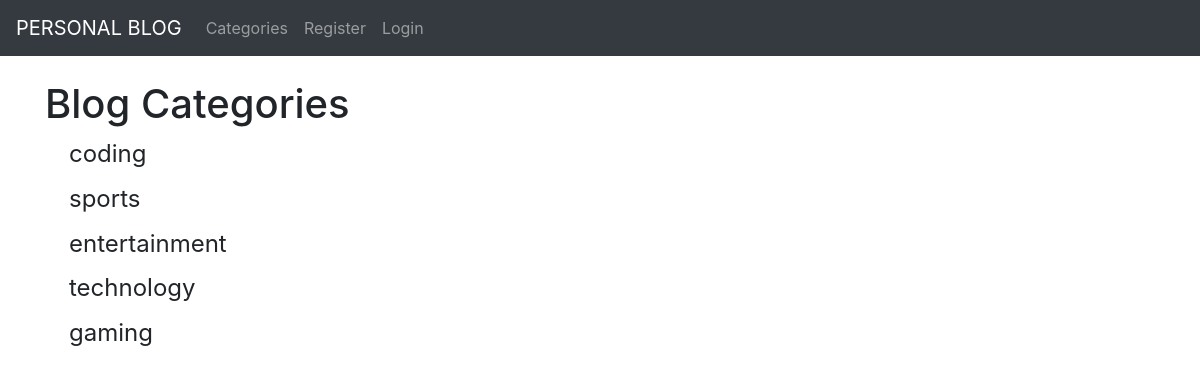
The app's page /category-list/, older data.
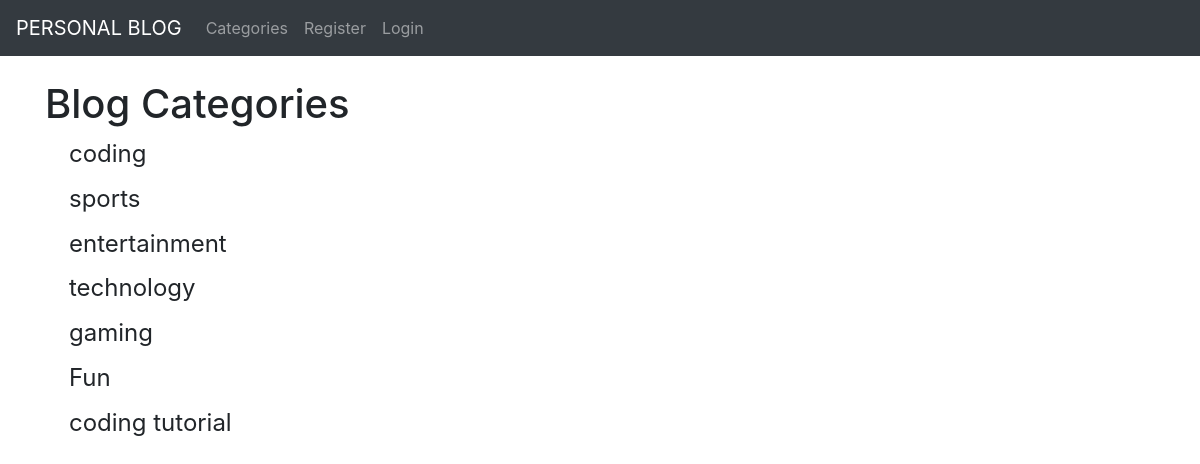
The same page, newer data.
### myblog/models.py (models this page shows, shortened)
class Category(models.Model):
	name = models.CharField(max_length=255, default = 'coding')
	def __str__(self):
		return self.name

### myblog/views.py (the view)
# urls.py: path('category-list/', CategoryListView, name="category-list"),
def CategoryListView(request):
	cat_menu_list = Category.objects.all()
	return render(request, 'myblog/category_list.html',{'cat_menu_list': cat_menu_list})

### myblog/templates/myblog/category_list.html (shortened to what this page needs)
{% extends 'myblog/base.html' %}
{% block content %}
	<h1>Blog Categories</h1>
	{% for item in cat_menu_list %}
         <h4>
         	<a class="dropdown-item" href="{% url 'category' item|slugify %}">
         		{{ item }}
         	</a>
         </h4>
     {% endfor %}
{% endblock %}

Row changes from the older to the newer data that the page shows:
added Category: name "Fun"
added Category: name "coding tutorial"
